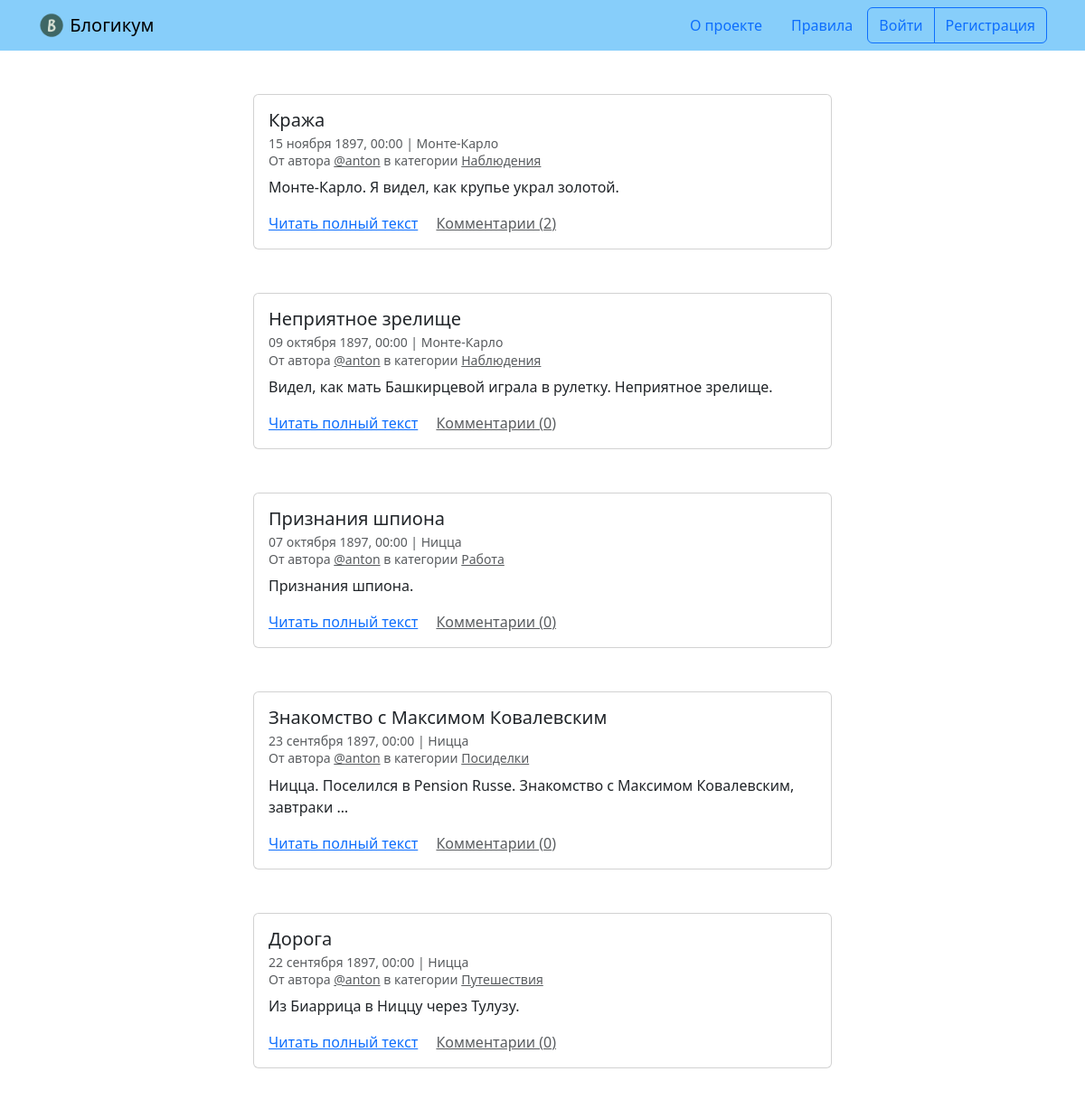
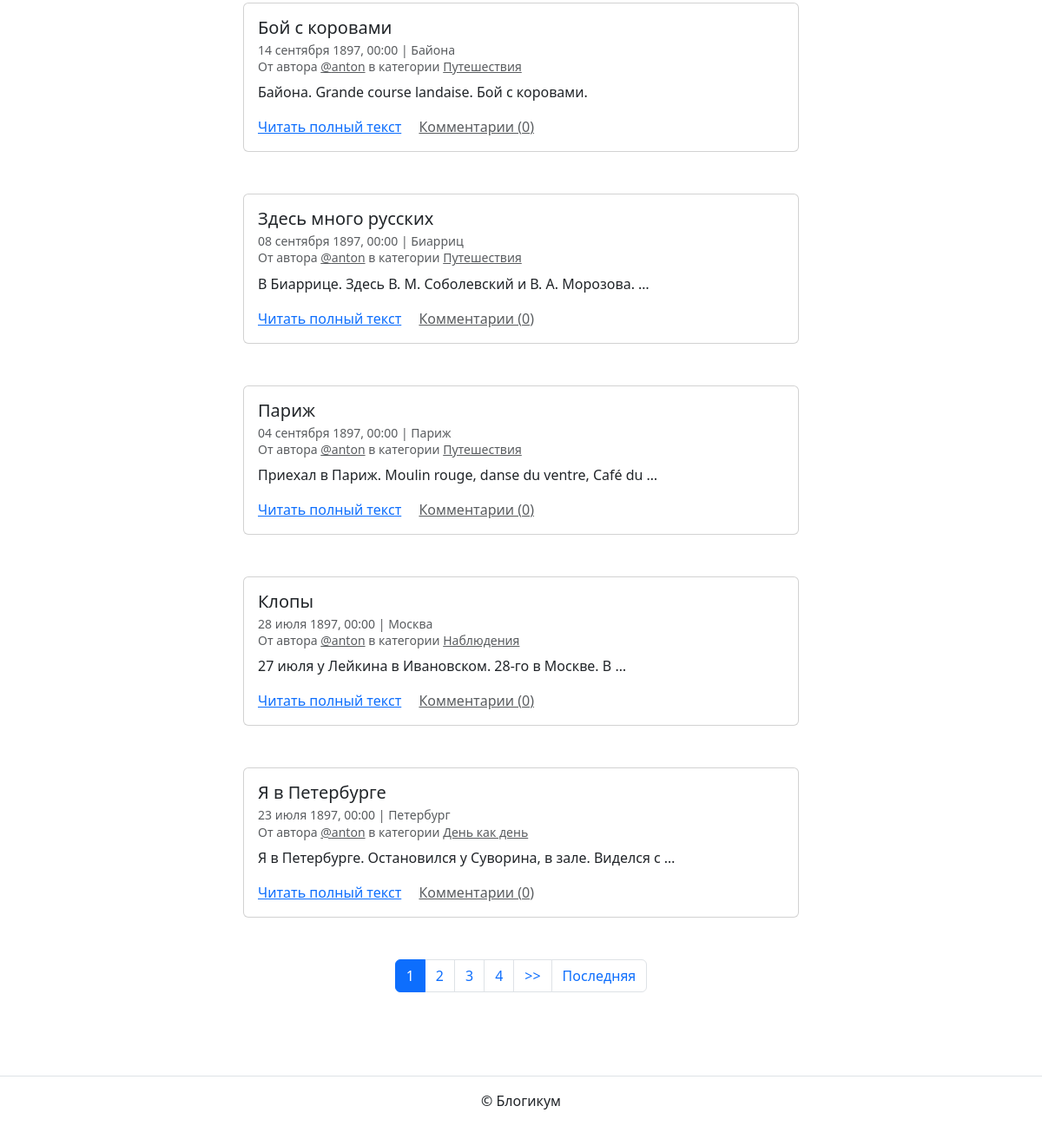
The page / on the database its author committed (2 pictures, top to bottom).
### blog/models.py (models this page shows, shortened)
class Post(models.Model):
    title = models.CharField(max_length=256, verbose_name='Заголовок')
    text = models.TextField(verbose_name='Текст')
    pub_date = models.DateTimeField(verbose_name='Дата и время публикации',
                                    help_text="Если установить дату и вре"
                                    "мя в будущем — можно делать отложе"
                                    "нные публикации.")
    author = models.ForeignKey(User, on_delete=models.CASCADE,
                               verbose_name='Автор публикации')
    image = models.ImageField(upload_to='posts/', blank=True, null=True)
    location = models.ForeignKey(Location, on_delete=models.SET_NULL,
                                 null=True, verbose_name='Местоположение')
    category = models.ForeignKey(Category, on_delete=models.SET_NULL,
                                 null=True, verbose_name='Категория')
    is_published = models.BooleanField(default=True,
                                       verbose_name='Опубликовано',
                                       help_text="Снимите галочку"
                                       ", чтобы скрыть публикацию.")
    created_at = models.DateTimeField(auto_now_add=True,
                                      verbose_name='Добавлено')
    class Meta:
        verbose_name = 'публикация'
        verbose_name_plural = 'Публикации'

class Location(models.Model):
    name = models.CharField(max_length=256, verbose_name='Название места')
    is_published = models.BooleanField(default=True,
                                       verbose_name='Опубликовано',
                                       help_text="Снимите галочку"
                                       ", чтобы скрыть публикацию.")
    created_at = models.DateTimeField(auto_now_add=True,
                                      verbose_name='Добавлено')
    class Meta:
        verbose_name = 'местоположение'
        verbose_name_plural = 'Местоположения'

class Category(models.Model):
    title = models.CharField(max_length=256, verbose_name='Заголовок')
    description = models.TextField(verbose_name='Описание')
    slug = models.SlugField(unique=True, verbose_name='Идентификатор',
                            help_text="Идентификатор страницы для URL"
                            "; разрешены символы латиницы, цифры"
                            ", дефис и подчёркивание.")
    is_published = models.BooleanField(default=True,
                                       verbose_name='Опубликовано',
                                       help_text="Снимите галочку"
                                       ", чтобы скрыть публикацию.")
    created_at = models.DateTimeField(auto_now_add=True,
                                      verbose_name='Добавлено')
    class Meta:
        verbose_name = 'категория'
        verbose_name_plural = 'Категории'

### blog/views.py (the view)
# urls.py: path('', views.index, name='index'),
def index(request):
    post_list = (
        Post.objects
        .filter(
            is_published=True,
            pub_date__lte=timezone.now(),
            category__is_published=True
        )
        .select_related('author', 'category')
        .prefetch_related('comments')
        .order_by('-pub_date')
        .annotate(comment_count=Count('comments'))
    )
    paginator = Paginator(post_list, 10)  # ← 10 постов на страницу
    page_number = request.GET.get('page')
    page_obj = paginator.get_page(page_number)
    return render(request, 'blog/index.html', {'page_obj': page_obj})

### templates/blog/index.html (shortened to what this page needs)
{% extends "base.html" %}
{% block content %}
  {% for post in page_obj %}
    <article class="mb-5">
      {% include "includes/post_card.html" %}
    </article>
  {% endfor %}
  {% include "includes/paginator.html" %}
{% endblock %}

### templates/base.html (shortened to what this page needs)
{% load static %}
{% load django_bootstrap5 %}
<!DOCTYPE html>
<html lang="ru">
  <head>
    {% bootstrap_css %}
  </head>
  <body>
    {% include "includes/header.html" %}
    <main>
      <div class="container py-5">
        {% block content %}{% endblock %}
      </div>
    </main>
    {% include "includes/footer.html" %}
  </body>
</html>

### templates/includes/header.html
{% load static %}
<header>
  <nav class="navbar navbar-light" style="background-color: lightskyblue">
    <div class="container">
      <a class="navbar-brand" href="{% url 'blog:index' %}">
        <img src="{% static 'img/logo.png' %}" width="30" height="30" class="d-inline-block align-top" alt="">
        Блогикум
      </a>
      {% with request.resolver_match.view_name as view_name %}
        <ul class="nav  nav-pills">
          <li class="nav-item">
            <a class="nav-link {% if view_name == 'pages:about' %} text-white {% endif %}" href="{% url 'pages:about' %}">
              О проекте
            </a>
          </li>
          <li class="nav-item">
            <a class="nav-link {% if view_name == 'pages:rules' %} text-white {% endif %}" href="{% url 'pages:rules' %}">
              Правила
            </a>
          </li>
          {% if user.is_authenticated %}
            <div class="btn-group" role="group" aria-label="Basic outlined example">
              <button type="button" class="btn btn-outline-primary"><a class="text-decoration-none text-reset"
                  href="{% url 'blog:create_post' %}">Написать пост</a></button>
              <button type="button" class="btn btn-outline-primary"><a class="text-decoration-none text-reset"
                  href="{% url 'blog:profile' user.username %}">{{ user.username }}</a></button>
              <button type="button" class="btn btn-outline-primary"><a class="text-decoration-none text-reset"
                  href="{% url 'logout' %}">Выйти</a></button>
            </div>
          {% else %}
            <div class="btn-group" role="group" aria-label="Basic outlined example">
              <button type="button" class="btn btn-outline-primary"><a class="text-decoration-none text-reset"
                  href="{% url 'login' %}">Войти</a></button>
              <button type="button" class="btn btn-outline-primary"><a class="text-decoration-none text-reset"
                  href="{% url 'registration' %}">Регистрация</a></button>
            </div>
          {% endif %}
        </ul>
      {% endwith %}
    </div>
  </nav>
</header>

### templates/includes/post_card.html (shortened to what this page needs)
<div class="col d-flex justify-content-center">
  <div class="card" style="width: 40rem;">
    <div class="card-body">
      <h5 class="card-title">{{ post.title }}</h5>
      <h6 class="card-subtitle mb-2 text-muted">
        <small>
          {{ post.pub_date|date:"d E Y, H:i" }} | {% if post.location and post.location.is_published %}{{ post.location.name }}{% else %}Планета Земля{% endif %}<br>
          От автора <a class="text-muted" href="{% url 'blog:profile' post.author.username %}">@{{ post.author.username }}</a> в
          категории {% include "includes/category_link.html" %}
        </small>
      </h6>
      <p class="card-text">{{ post.text|truncatewords:10 }}</p>
      <a href="{% url 'blog:post_detail' post.id %}" class="card-link">Читать полный текст</a>
      <a href="{% url 'blog:post_detail' post.id %}" class="card-link text-muted">Комментарии ({{ post.comment_count }})</a>
    </div>
  </div>
</div>

### templates/includes/category_link.html
<a class="text-muted" href="{% url 'blog:category_posts' post.category.slug %}">
  {{ post.category.title }}
</a>

### templates/includes/paginator.html (shortened to what this page needs)
{% if page_obj.has_other_pages %}
  <nav aria-label="Page navigation" class="my-5">
    <ul class="pagination justify-content-center">
      {% for i in page_obj.paginator.page_range %}
        {% if page_obj.number == i %}
          <li class="page-item active">
            <span class="page-link">{{ i }}</span>
          </li>
        {% else %}
          <li class="page-item">
            <a class="page-link" href="?page={{ i }}">{{ i }}</a>
          </li>
        {% endif %}
      {% endfor %}
      {% if page_obj.has_next %}
        <li class="page-item">
          <a class="page-link" href="?page={{ page_obj.next_page_number }}">
            >>
          </a>
        </li>
        <li class="page-item">
          <a class="page-link" href="?page={{ page_obj.paginator.num_pages }}">
            Последняя
          </a>
        </li>
      {% endif %}
    </ul>
  </nav>
{% endif %}

### templates/includes/footer.html
<footer class="border-top text-center py-3">
  <p>© Блогикум</p>
</footer>

### rows shown on the page
Post: title "Кража", pub_date "15 ноября 1897, 00:00", location.name "Монте-Карло", author.username "anton", category "Наблюдения", text "Монте-Карло. Я видел, как крупье украл золотой.", comment_count "2"
Post: title "Неприятное зрелище", pub_date "09 октября 1897, 00:00", location.name "Монте-Карло", author.username "anton", category "Наблюдения", text "Видел, как мать Башкирцевой играла в рулетку. Неприятное зрелище.", comment_count "0"
Post: title "Признания шпиона", pub_date "07 октября 1897, 00:00", location.name "Ницца", author.username "anton", category "Работа", text "Признания шпиона.", comment_count "0"
Post: title "Знакомство с Максимом Ковалевским", pub_date "23 сентября 1897, 00:00", location.name "Ницца", author.username "anton", category "Посиделки", text "Ницца. Поселился в Pension Russe. Знакомство с Максимом Ковалевским, завтраки …", comment_count "0"
Post: title "Дорога", pub_date "22 сентября 1897, 00:00", location.name "Ницца", author.username "anton", category "Путешествия", text "Из Биаррица в Ниццу через Тулузу.", comment_count "0"
Post: title "Бой с коровами", pub_date "14 сентября 1897, 00:00", location.name "Байона", author.username "anton", category "Путешествия", text "Байона. Grande course landaise. Бой с коровами.", comment_count "0"
Post: title "Здесь много русских", pub_date "08 сентября 1897, 00:00", location.name "Биарриц", author.username "anton", category "Путешествия", text "В Биаррице. Здесь В. М. Соболевский и В. А. Морозова. …", comment_count "0"
Post: title "Париж", pub_date "04 сентября 1897, 00:00", location.name "Париж", author.username "anton", category "Путешествия", text "Приехал в Париж. Moulin rouge, danse du ventre, Café du …", comment_count "0"
Post: title "Клопы", pub_date "28 июля 1897, 00:00", location.name "Москва", author.username "anton", category "Наблюдения", text "27 июля у Лейкина в Ивановском. 28-го в Москве. В …", comment_count "0"
Post: title "Я в Петербурге", pub_date "23 июля 1897, 00:00", location.name "Петербург", author.username "anton", category "День как день", text "Я в Петербурге. Остановился у Суворина, в зале. Виделся с …", comment_count "0"

### other values the page prints
{{ i }} "1"
{{ i }} "2" "3" "4"
